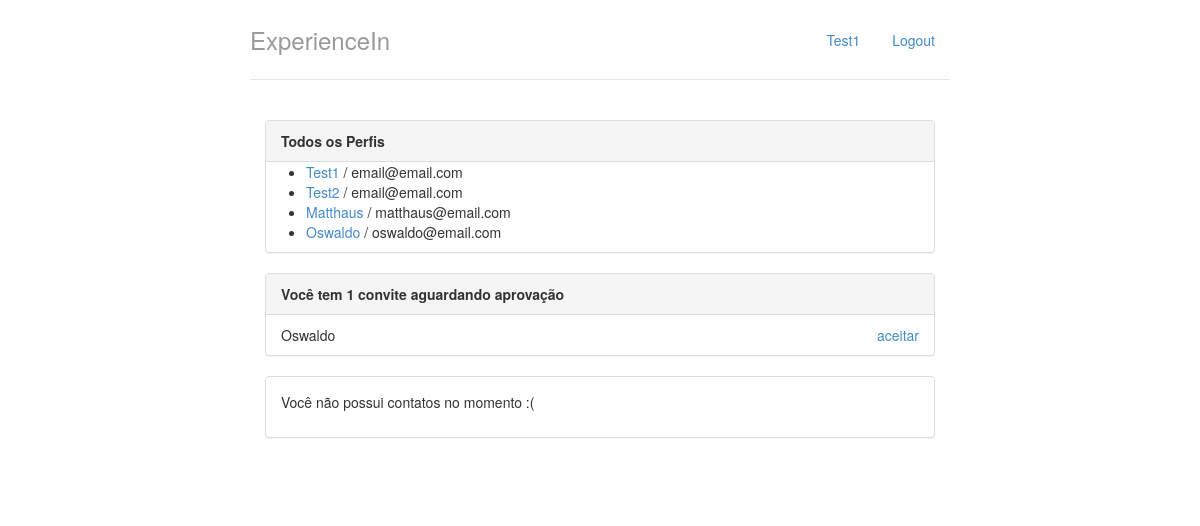
The app's page / (signed in) with its own data.
### perfis/models.py (models this page shows, shortened)
class Perfil(models.Model):
    nome = models.CharField(max_length=255, null=False)
    telefone = models.CharField(max_length=15, null=False)
    nome_empresa = models.CharField(max_length=255, null=False)
    contatos = models.ManyToManyField('self')
    usuario = models.OneToOneField(User, on_delete=models.CASCADE, related_name='perfil')
    @property
    def email(self):
        return self.usuario.email

class Convite(models.Model):
    solicitante = models.ForeignKey(Perfil, on_delete=models.CASCADE, related_name='convites_feitos')
    convidado = models.ForeignKey(Perfil, on_delete=models.CASCADE, related_name='convites_recebidos')

### perfis/views.py (the view)
# urls.py: path('', views.index),
@login_required
def index(request):
    return render(request, 'index.html', {'perfis' : Perfil.objects.all(), 'perfil_logado' : get_perfil_logado(request)})

### perfis/views.py (called while the page is built)
@login_required
def get_perfil_logado(request):
     return request.user.perfil

### perfis/templates/index.html
{% extends "base.html" %}
{% block body %}
<div class="col-lg-12">
    <div class="panel panel-default">
        <div class="panel-heading">
            <strong>Todos os Perfis</strong>
        </div>
        {% if perfis %}
        <ul>
            {% for perfil in perfis %}
            <li>
                <a href="{% url 'exibir' perfil.id%}">{{ perfil.nome }}</a> / {{ perfil.email }}
            </li>
            {% endfor %}
        </ul>
        {% else %}
        <p>Nenhum Perfil encontrado</p>
        {% endif %}
    </div>
    <div class="panel panel-default">
        {% with total_de_convites=perfil_logado.convites_recebidos.count %}
        {% if total_de_convites %}
        <div class="panel-heading">
            <strong>Você tem {{ total_de_convites }} convite{{ total_de_convites|pluralize }} aguardando
                aprovação</strong>
        </div>
        <ul class="list-group">
            {% for convite in perfil_logado.convites_recebidos.all %}
            <li class="list-group-item">
                {{ convite.solicitante.nome }}
                <a href="{% url 'aceitar' convite.id %}" class="pull-right">aceitar</a>
            </li>
            {% endfor %}
        </ul>
        {% else %}
        <div class="panel-body">
            <p>Nenhum convite recebido :(</p>
        </div>
        {% endif %}
        {% endwith %}
    </div>
    <div class="panel panel-default">
        {% with total_de_contatos=perfil_logado.contatos.count %}
        {% if total_de_contatos %}
        <div class="panel-heading">
            <strong>Você tem {{total_de_contatos}} contato{{ total_de_contatos|pluralize }}</strong>
        </div>
        <ul class="list-group">
            {% for contato in perfil_logado.contatos.all %}
            <a href="{% url 'exibir' contato.id %}" class="list-group-item">{{ contato.nome }}</a>
            {% endfor %}
        </ul>
        {% else %}
        <div class="panel-body">
            <p>Você não possui contatos no momento :(</p>
        </div>
        {% endif %}
        {% endwith %}
    </div>
</div>
{% endblock %}

### perfis/templates/base.html (shortened to what this page needs)
{% load staticfiles %}
<!DOCTYPE html>
<html lang="pt">
<head>
    <link href="{% static 'styles/bootstrap.css' %}" rel="stylesheet">
    <link href="{% static 'styles/main.css' %}" rel="stylesheet">
</head>
<body>
    <div class="container">
        <div class="header">
            <ul class="nav nav-pills pull-right">
                <li class=""><a href="{% url 'index' %}">{{perfil_logado.nome}}</a></li>
                <li class=""><a href="/logout/">Logout</a></li>
            </ul>
            <h3 class="text-muted">ExperienceIn</h3>
        </div>
        <div class="row content">
            {% block body %}
            {% endblock %}
        </div>
    </div>
</body>
</html>

### perfis/static/styles/main.css (style rules this page uses)
body { padding-top: 20px; padding-bottom: 20px; }
.header, .content, .footer { padding-left: 15px; padding-right: 15px; }
.header { border-bottom: 1px solid #e5e5e5; }
.header h3 { margin-top: 0; margin-bottom: 0; line-height: 40px; padding-bottom: 19px; }
@media (min-width: 768px) { .container { max-width: 730px; } }
.content { margin: 40px 0; }
@media screen and (min-width: 768px) { .header, .content, .footer { padding-left: 0; padding-right: 0; } }
@media screen and (min-width: 768px) { .header { margin-bottom: 30px; } }

### records on screen
Perfil: nome "Test1", email "email@email.com"
Perfil: nome "Test2", email "email@email.com"
Perfil: nome "Matthaus", email "matthaus@email.com"
Perfil: nome "Oswaldo", email "oswaldo@email.com"
Convite: solicitante.nome "Oswaldo"

### other values on screen
{{ total_de_convites }} "1"
